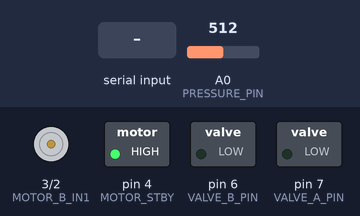
The sketch below on a simulated Arduino Uno, built with avr-gcc and run on an emulated ATmega328P. Parts: motor-driver pin pairs drawn as motors (green arrow = first pin HIGH = forward, orange = second pin HIGH = backward, longer = more drive, scaled by the enable pin, stopped while the standby pin is LOW), switched loads named in the sketch (green lamp = pin HIGH). Inputs (shaded band) come from the test bench; at power-on: A0 (PRESSURE_PIN) = 512. What the sketch prints to the serial monitor is not drawn.

Above: at 1.4 s.
1.5 s: "2\n" received over Serial
At 2.4 s:
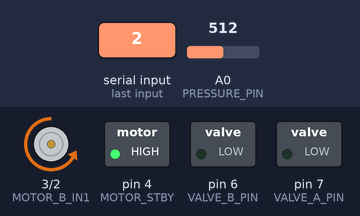
3.0 s: A0 (PRESSURE_PIN) set to 590
6.0 s: A0 (PRESSURE_PIN) set to 614
At 7.1 s:
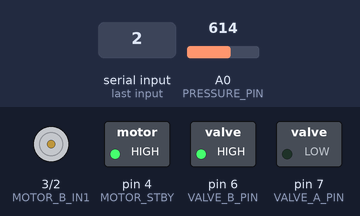
7.6 s: "release\n" received over Serial
At 8.6 s:
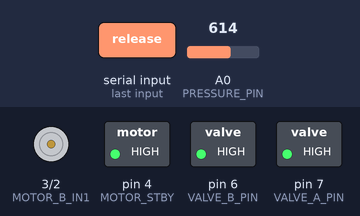
9.1 s: "10\n" received over Serial
At 9.4 s:
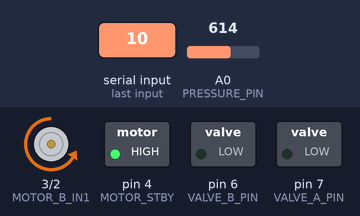
Timing chart, 0 to 12.1 s (numbered marks = the images above; inputs shaded):
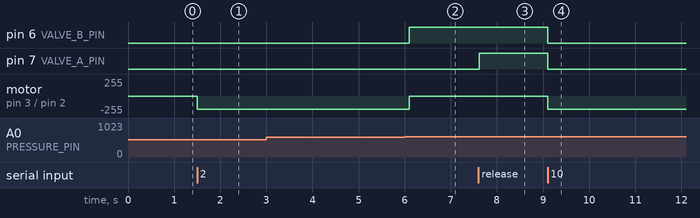

The sketch:

flipper_ros.ino
```cpp
// ---------------- PIN DEFINITIONS ----------------
#define MOTOR_B_IN1 3
#define MOTOR_B_IN2 2
#define MOTOR_B_PWM 5
#define MOTOR_STBY 4

#define VALVE_A_PIN 7
#define VALVE_B_PIN 6

#define PRESSURE_PIN A0

// -------------- SENSOR CALIBRATION --------------
float zeroVoltage = 0.5;
const float V_SUPPLY = 5.0;
const float V_SPAN = 4.0;
const float PSI_SPAN = 15.0;

// -------------- TARGET STATES -------------------
float targetPSI = 0;     // active pressure target (2 or 10)
bool holding = false;    // true = maintain PSI
bool quickInflating = false; // one-time fast return from -10 PSI to -2 PSI

// -------------- FUNCTION DECLARATIONS -----------
float readPressurePSI();
float calibrateZeroVoltage();
void MotorControl(int PWMVal);
void ValveA(bool open);
void ValveB(bool open);

void initPressure(float psi);
void releasePressure();
void updateHoldLogic();

// ---------------------- SETUP --------------------
void setup() {
  Serial.begin(9600);

  pinMode(MOTOR_B_IN1, OUTPUT);
  pinMode(MOTOR_B_IN2, OUTPUT);
  pinMode(MOTOR_B_PWM, OUTPUT);
  pinMode(MOTOR_STBY, OUTPUT);
  digitalWrite(MOTOR_STBY, HIGH);

  pinMode(VALVE_A_PIN, OUTPUT);
  pinMode(VALVE_B_PIN, OUTPUT);

  ValveA(false);
  ValveB(false);

  zeroVoltage = calibrateZeroVoltage();
  Serial.print("Zero Voltage: ");
  Serial.print(zeroVoltage, 3);
  Serial.println(" V");
  float psi = readPressurePSI();
  Serial.print("Pressure: ");
  Serial.print(psi, 2);
  Serial.println(" PSI");
  Serial.println("Ready. Send '2', '10', or 'release'");
}

// ----------------------- LOOP --------------------
void loop() {

  // Read serial command from ROS2
  if (Serial.available()) {
    String cmd = Serial.readStringUntil('\n');
    cmd.trim();

    if (cmd == "2") {
      initPressure(-2.0);
    }
    else if (cmd == "10") {
      initPressure(-10.0);
    }
    else if (cmd == "release") {
      releasePressure();
    }
  }

  // If holding, run the holding controller
  if (holding) updateHoldLogic();
}


// -------------------------------------------------
// HELPER: Begin pressure regulation mode
// -------------------------------------------------
void initPressure(float psi) {
  bool switchingFromMinus10ToMinus2 =
      holding && targetPSI == -10.0 && psi == -2.0;

  targetPSI = psi;
  holding = true;
  quickInflating = switchingFromMinus10ToMinus2;

  Serial.print("Entering hold mode at ");
  Serial.print(targetPSI);
  Serial.println(" PSI");

  ValveA(false);   // close
  ValveB(true);   // open
  MotorControl(0); // motor off initially
}


// -------------------------------------------------
// HELPER: Release to atmosphere
// -------------------------------------------------
void releasePressure() {
  Serial.println("Releasing pressure…");

  holding = false;
  quickInflating = false;
  ValveA(true);    // open
  ValveB(true);    // open
  MotorControl(0);
}


// -------------------------------------------------
// HOLD MODE LOGIC: simple open-loop to maintain 2 or 10 PSI
// -------------------------------------------------
void updateHoldLogic() {
  float psi = readPressurePSI();
  const char* controllerState;
  int commandedPumpPWM;
  const char* valveAState;
  const char* valveBState;

  // One-time active inflation when changing from -10 PSI to -2 PSI.
  if (quickInflating && psi < targetPSI - 0.3) {
    ValveA(true);
    ValveB(true);
    MotorControl(200);
    controllerState = "RELEASING";
    commandedPumpPWM = 200;
    valveAState = "OPEN";
    valveBState = "CLOSED";
  }

  // Not enough vacuum.
  // Example: target = -10, current = -5
  // Need to suck more.
  else if (psi > targetPSI + 0.3) {
    quickInflating = false;
    ValveA(false);
    ValveB(false);
    MotorControl(200);
    controllerState = "SUCKING";
    commandedPumpPWM = 200;
    valveAState = "CLOSED";
    valveBState = "CLOSED";
  }

  // Too much vacuum.
  // Example: target = -2, current = -5
  // Need to release vacuum.
  else if (psi < targetPSI - 0.3) {
    quickInflating = false;
    ValveA(true);
    ValveB(true);
    MotorControl(0);
    controllerState = "RELEASING";
    commandedPumpPWM = 0;
    valveAState = "OPEN";
    valveBState = "OPEN";
  }

  // Within ±0.3 PSI of target -> hold
  else {
    quickInflating = false;
    ValveA(false);
    ValveB(true);
    MotorControl(0);
    controllerState = "HOLDING";
    commandedPumpPWM = 0;
    valveAState = "CLOSED";
    valveBState = "OPEN";
  }

  Serial.print("PSI:");
  Serial.print(psi, 2);
  Serial.print(" Target:");
  Serial.print(targetPSI, 2);
  Serial.print(" State:");
  Serial.print(controllerState);
  Serial.print(" Pump:");
  Serial.print(commandedPumpPWM);
  Serial.print(" ValveA:");
  Serial.print(valveAState);
  Serial.print(" ValveB:");
  Serial.println(valveBState);

  delay(120);
}


// -------------------------------------------------
// LOW-LEVEL HARDWARE FUNCTIONS
// -------------------------------------------------
void MotorControl(int PWMVal) {
  if (PWMVal > 0) {
    digitalWrite(MOTOR_B_IN1, LOW);
    digitalWrite(MOTOR_B_IN2, HIGH);
    analogWrite(MOTOR_B_PWM, PWMVal);
  } else {
    analogWrite(MOTOR_B_PWM, 0);
  }
}

void ValveA(bool open) {
  digitalWrite(VALVE_A_PIN, open ? HIGH : LOW);
}

void ValveB(bool open) {
  digitalWrite(VALVE_B_PIN, open ? HIGH : LOW);
}


// ---------------- PRESSURE SENSOR ----------------
float readPressurePSI() {
  int raw = analogRead(PRESSURE_PIN);
  float voltage = raw * (V_SUPPLY / 1023.0);
  // This sensor port orientation rises in voltage as physical pressure becomes
  // more negative, so invert the calibrated value to report gauge pressure.
  return -((voltage - zeroVoltage) / V_SPAN) * PSI_SPAN;
}

float calibrateZeroVoltage() {
  float sum = 0;
  for (int i = 0; i < 20; i++) {
    sum += analogRead(PRESSURE_PIN) * (V_SUPPLY / 1023.0);
    delay(10);
  }
  return sum / 20.0;
}
```

Measured:
- the behaviour switches between 604 and 605 on A0 (PRESSURE_PIN) (found by bisection; images 1 and 2)
- after the input at 1.5 s, motor on pin 3 (MOTOR_B_IN1) / pin 2 (MOTOR_B_IN2): stopped → backward 200/255 at once
- after the input at 3.0 s, every drawn part: stays the same
- after the input at 6.0 s, pin 6 (VALVE_B_PIN): LOW → HIGH after 0.10 s; motor on pin 3 (MOTOR_B_IN1) / pin 2 (MOTOR_B_IN2): backward 200/255 → stopped after 0.10 s
- after the input at 7.6 s, pin 7 (VALVE_A_PIN): LOW → HIGH at once
- after the input at 9.1 s, pin 6 (VALVE_B_PIN), pin 7 (VALVE_A_PIN): HIGH → LOW at once; motor on pin 3 (MOTOR_B_IN1) / pin 2 (MOTOR_B_IN2): stopped → backward 200/255 at once
